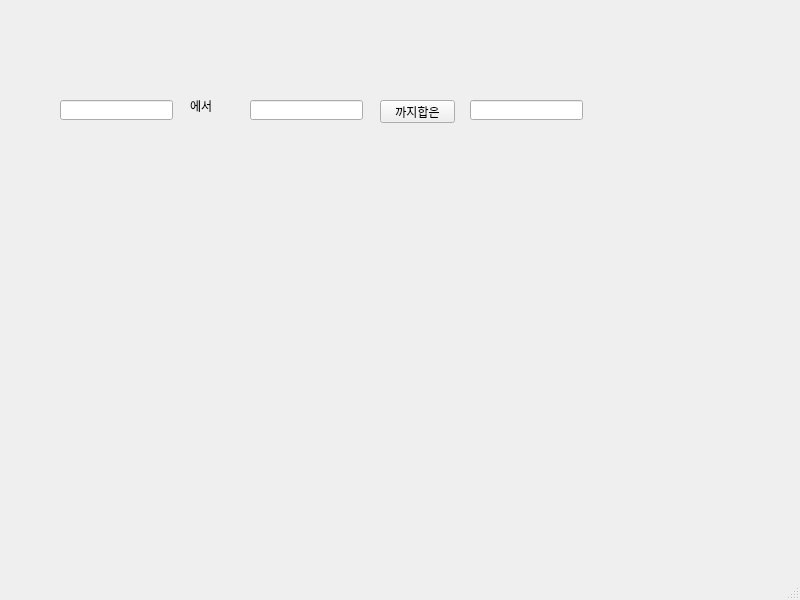
<?xml version="1.0" encoding="UTF-8"?>
<ui version="4.0">
 <class>MainWindow</class>
 <widget class="QMainWindow" name="MainWindow">
  <property name="geometry">
   <rect>
    <x>0</x>
    <y>0</y>
    <width>800</width>
    <height>600</height>
   </rect>
  </property>
  <property name="windowTitle">
   <string>MainWindow</string>
  </property>
  <widget class="QWidget" name="centralwidget">
   <widget class="QLabel" name="lbl">
    <property name="geometry">
     <rect>
      <x>190</x>
      <y>100</y>
      <width>56</width>
      <height>12</height>
     </rect>
    </property>
    <property name="text">
     <string>에서</string>
    </property>
   </widget>
   <widget class="QLineEdit" name="le1">
    <property name="geometry">
     <rect>
      <x>60</x>
      <y>100</y>
      <width>113</width>
      <height>20</height>
     </rect>
    </property>
   </widget>
   <widget class="QLineEdit" name="le2">
    <property name="geometry">
     <rect>
      <x>250</x>
      <y>100</y>
      <width>113</width>
      <height>20</height>
     </rect>
    </property>
   </widget>
   <widget class="QLineEdit" name="le3">
    <property name="geometry">
     <rect>
      <x>470</x>
      <y>100</y>
      <width>113</width>
      <height>20</height>
     </rect>
    </property>
   </widget>
   <widget class="QPushButton" name="pb">
    <property name="geometry">
     <rect>
      <x>380</x>
      <y>100</y>
      <width>75</width>
      <height>23</height>
     </rect>
    </property>
    <property name="text">
     <string>까지합은</string>
    </property>
   </widget>
  </widget>
  <widget class="QMenuBar" name="menubar">
   <property name="geometry">
    <rect>
     <x>0</x>
     <y>0</y>
     <width>800</width>
     <height>21</height>
    </rect>
   </property>
  </widget>
  <widget class="QStatusBar" name="statusbar"/>
 </widget>
 <resources/>
 <connections/>
</ui>
